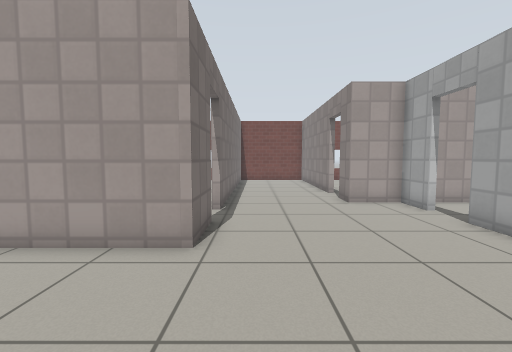
view 1 (above)

24 first-person views from a walk through a robot-simulator world made for Gazebo. The camera is 0.94 m above the floor, tilts 4° down and sees 90° across. The floor is counted in squares, 0.5 m on a side. Each view is taken from the middle of a square. On the plan, view 1 faces up. The plan holds only what a view shows up to about 15 squares ahead; the rest is blank. Gazebo's built-in surfaces are drawn with simple patterns.

view 2
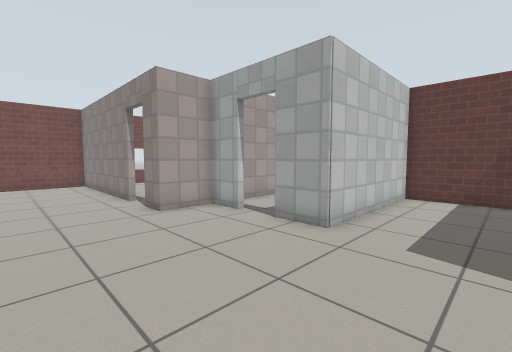

view 3
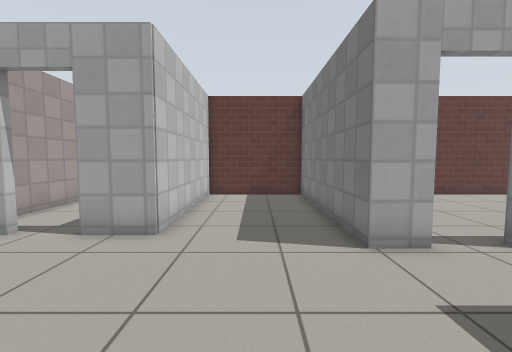

view 4
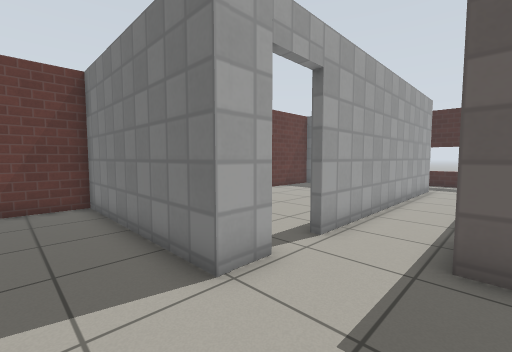

view 5
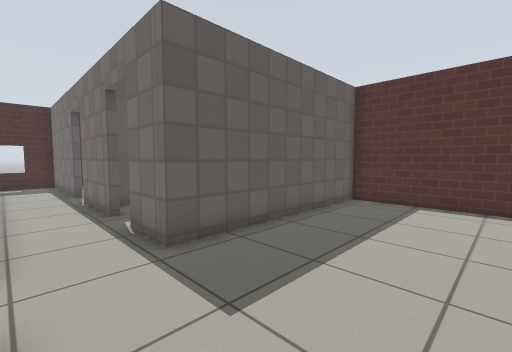

view 6
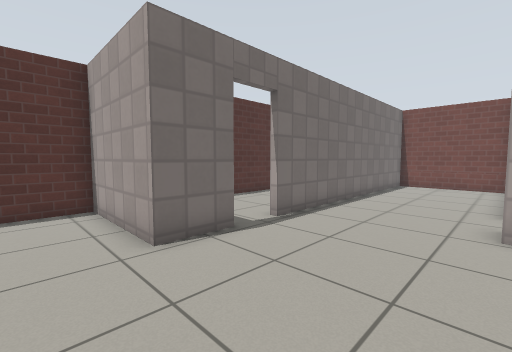

view 7
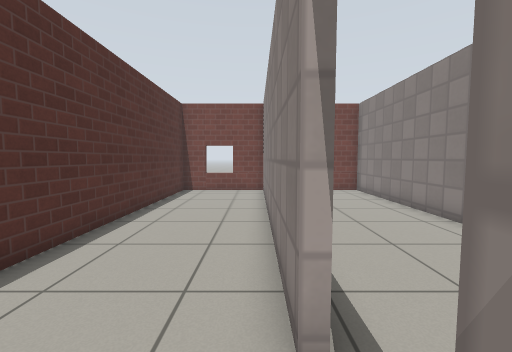

view 8
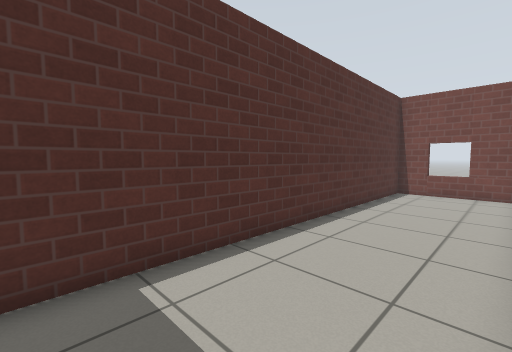

view 9
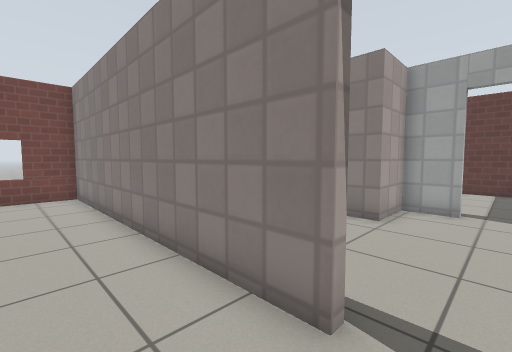

view 10
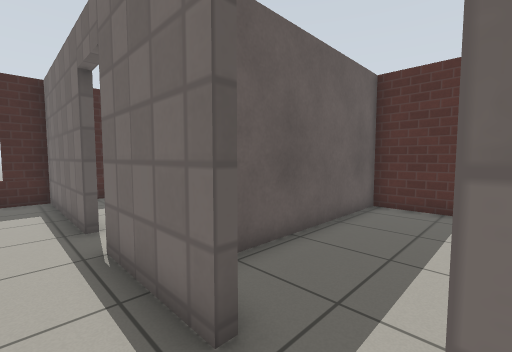

view 11
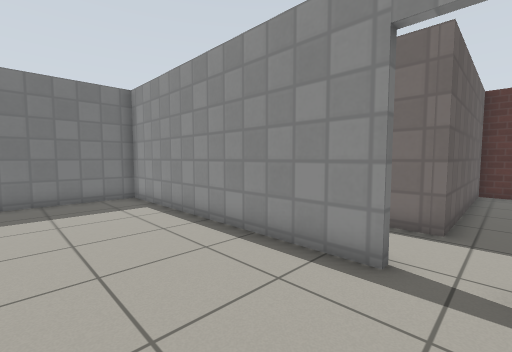

view 12
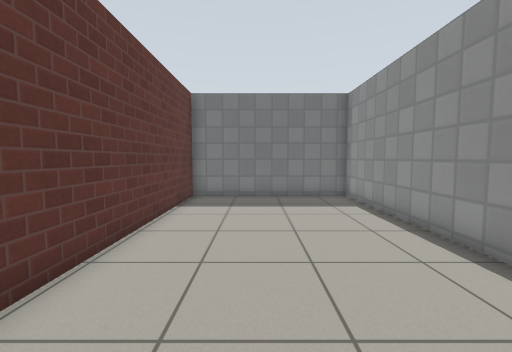

view 13
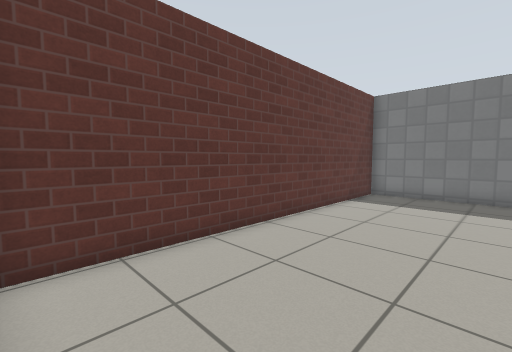

view 14
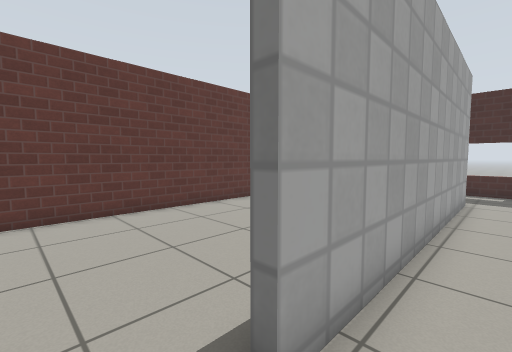

view 15
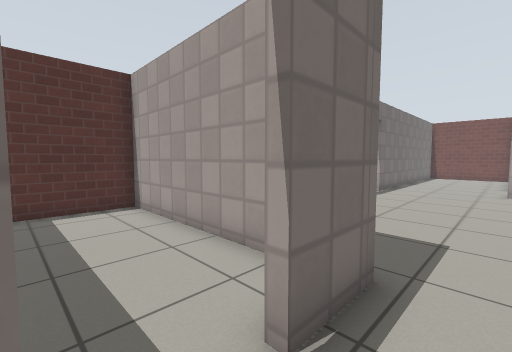

view 16
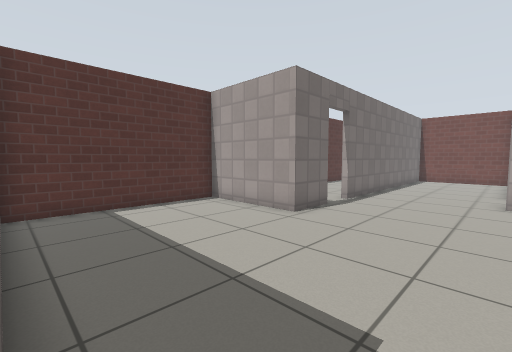

view 17
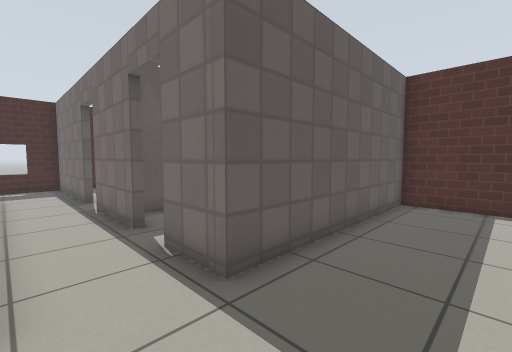

view 18
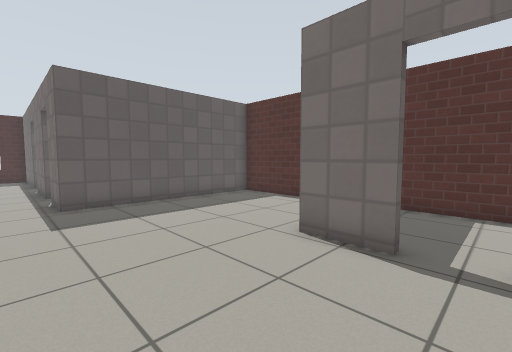

view 19
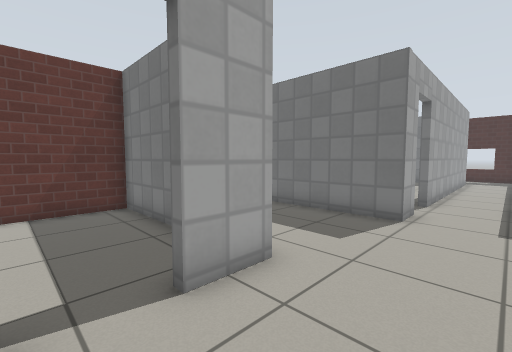

view 20
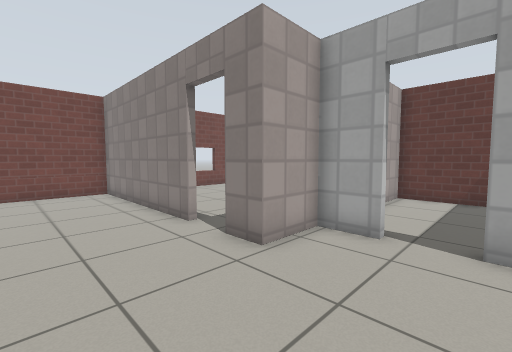

view 21
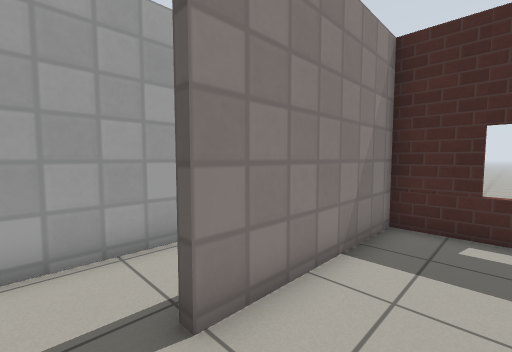

view 22
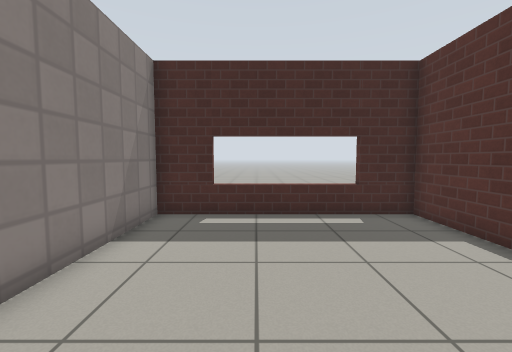

view 23
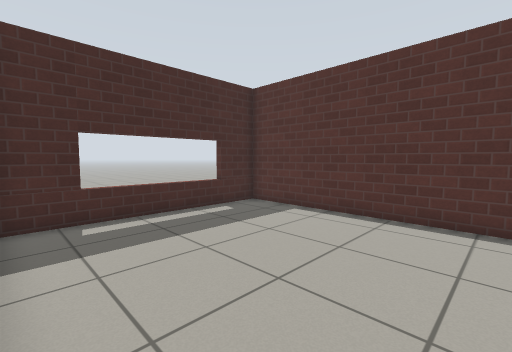

view 24
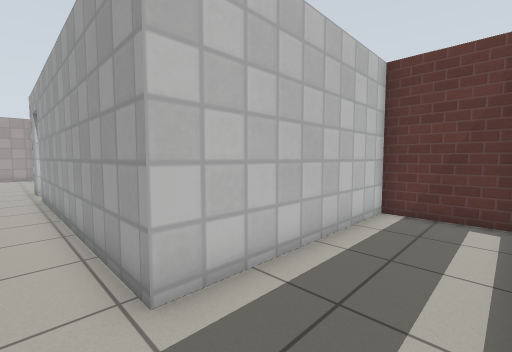

### Floor plan
Ten units are one square. View 1 is at (0, 0); x grows to the right and y downward. Boxes are objects, and circles mark ways between rooms. Rooms are numbered by the first view taken in them; rooms with no view inside come last. Other rooms are left out.
<svg viewBox="-68 -224 204 403">
<path fill="none" stroke="#000" d="M-13 -75 -13 -52 -63 -52 -63 21 26 21 26 42M61 -90 61 -107 39 -107 39 -120M52 8 52 -7 131 -7 131 -54 61 -54 61 -74M39 -138 39 -219 -1 -219M26 59 26 96M-13 -192 -13 -92M26 112 26 144M52 139 52 25M-16 -92 -16 -219 -63 -219 -63 -61M55 25 55 136 131 136 131 -1M-63 89 -63 174 23 174 23 112M131 171 131 139 52 139M26 144 26 174 56 174M6 24 -63 24 -63 78 17 78M95 -57 131 -57 131 -107 75 -107"/>
<circle cx="-15" cy="-85" r="3" fill="#2a7"/>
<circle cx="50" cy="15" r="3" fill="#2a7"/>
<circle cx="25" cy="105" r="3" fill="#2a7"/>
<circle cx="40" cy="150" r="3" fill="#2a7"/>
<circle cx="23" cy="53" r="3" fill="#2a7"/>
<circle cx="60" cy="-85" r="3" fill="#2a7"/>
<text x="20" y="-60">1</text>
<text x="-40" y="-140">2</text>
<text x="90" y="70">3</text>
<text x="-20" y="130">4</text>
<text x="80" y="160">5</text>
<text x="-20" y="50">6</text>
<text x="90" y="-90">7</text>
</svg>
Room 1 opens to room 2. Room 1 opens to room 3. Room 1 opens to room 4. Room 1 opens to room 5. Room 1 opens to room 6. Room 1 opens to room 7.

Where each view was taken, in squares from view 1:
view 1: 0 up, 0 right, facing up
view 2: 2 up, 0 right, facing up-right
view 3: 3 up, 0 right, facing right
view 4: 3 up, 2 right, facing down-right
view 5: 3 up, 5 right, facing down-left
view 6: 3 up, 4 right, facing up-left
view 7: 7 up, 2 left, facing up
view 8: 7 up, 2 left, facing up-left
view 9: 8 up, 4 left, facing up-right
view 10: 4 down, 4 right, facing down-left
view 11: 1 down, 10 right, facing down-left
view 12: 1 down, 10 right, facing down
view 13: 0 up, 8 right, facing down-right
view 14: 1 down, 4 right, facing down-right
view 15: 6 down, 4 right, facing up-left
view 16: 2 down, 4 right, facing up-left
view 17: 1 up, 5 right, facing down-left
view 18: 9 up, 4 right, facing down-left
view 19: 9 up, 3 right, facing down-right
view 20: 7 up, 0 right, facing up-right
view 21: 10 down, 0 right, facing down-right
view 22: 9 down, 1 left, facing down
view 23: 9 down, 2 right, facing down-left
view 24: 17 down, 4 right, facing up-right
